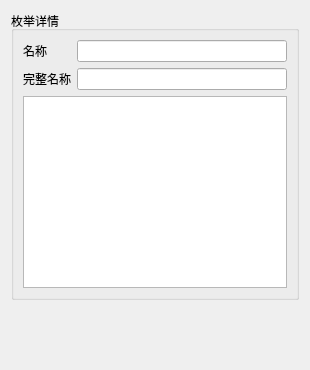
<?xml version="1.0" encoding="UTF-8"?>
<ui version="4.0">
 <class>EnumeratedDataTypeInformation</class>
 <widget class="QWidget" name="EnumeratedDataTypeInformation">
  <property name="geometry">
   <rect>
    <x>0</x>
    <y>0</y>
    <width>310</width>
    <height>370</height>
   </rect>
  </property>
  <property name="windowTitle">
   <string>Form</string>
  </property>
  <layout class="QVBoxLayout" name="verticalLayout">
   <item>
    <widget class="QGroupBox" name="groupBox">
     <property name="title">
      <string>枚举详情</string>
     </property>
     <layout class="QGridLayout" name="gridLayout">
      <item row="0" column="0">
       <widget class="QLabel" name="label">
        <property name="text">
         <string>名称</string>
        </property>
       </widget>
      </item>
      <item row="0" column="1">
       <widget class="QLineEdit" name="lineEdit_EnumeratedDataTypeName"/>
      </item>
      <item row="1" column="0">
       <widget class="QLabel" name="label_2">
        <property name="text">
         <string>完整名称</string>
        </property>
       </widget>
      </item>
      <item row="1" column="1">
       <widget class="QLineEdit" name="lineEdit_EnumeratedDataTypeCompleteName"/>
      </item>
      <item row="2" column="0" colspan="2">
       <widget class="QTableView" name="tableView"/>
      </item>
     </layout>
    </widget>
   </item>
   <item>
    <spacer name="verticalSpacer">
     <property name="orientation">
      <enum>Qt::Vertical</enum>
     </property>
     <property name="sizeHint" stdset="0">
      <size>
       <width>20</width>
       <height>40</height>
      </size>
     </property>
    </spacer>
   </item>
  </layout>
 </widget>
 <resources/>
 <connections/>
</ui>
